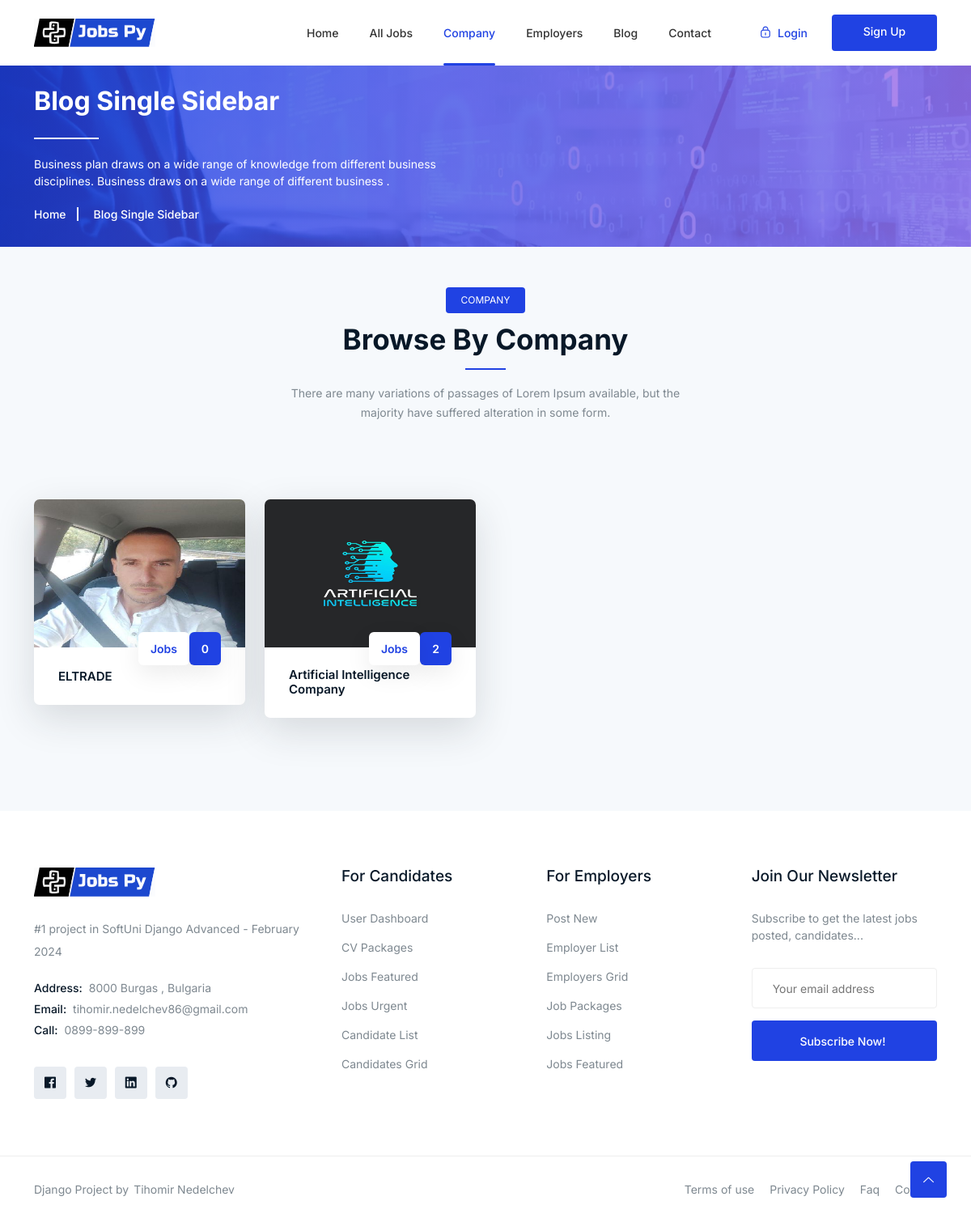
Before: /company_lsit/ with the older database file.
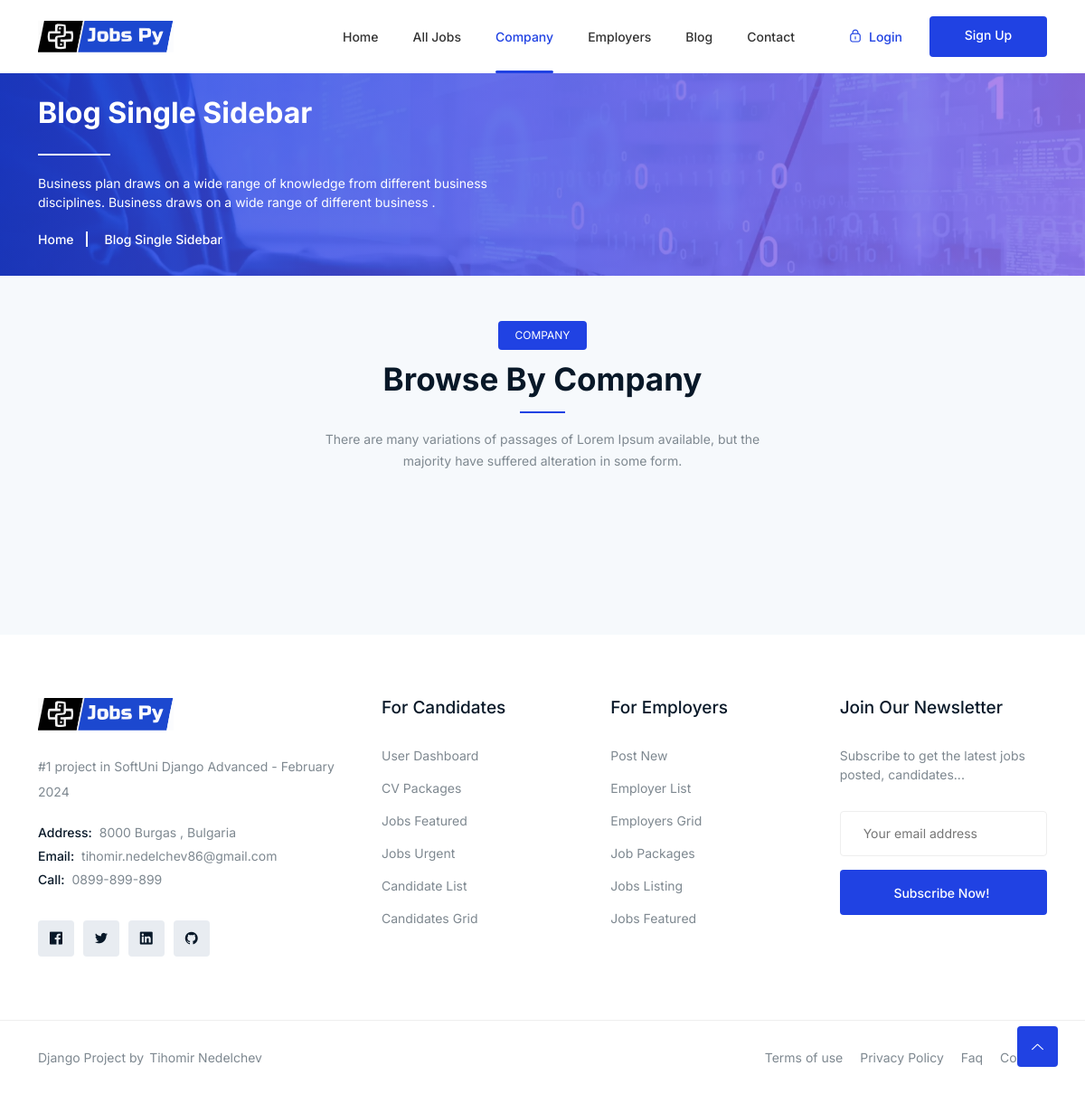
After: the same page with the newer database file.
### jobsPy/company/models.py (models this page shows, shortened)
class CompanyProfile(models.Model):
    user = models.OneToOneField(UserModel, on_delete=models.CASCADE, related_name="company")
    name = models.CharField(max_length=40)
    description = models.TextField(null=True, blank=True)
    location = models.CharField(max_length=40)
    email = models.EmailField(max_length=254, null=False, blank=False)
    image = models.ImageField(
        null=True, blank=True, upload_to="company/image")
    website_url = models.URLField(max_length=200)

### jobsPy/accounts/models.py (models this page shows)
class Account(AbstractBaseUser, PermissionsMixin):
    username = None
    ROLE_CHOICES = (
        ('jobseeker', 'Job Seeker'),
        ('company', 'Company'),
    )
    role = models.CharField(max_length=10, choices=ROLE_CHOICES)
    date_joined = models.DateTimeField(auto_now_add=True)
    last_login = models.DateTimeField(auto_now_add=True)
    email = models.EmailField(max_length=100, unique=True, null=False, blank=False)
    USERNAME_FIELD = 'email'
    EMAIL_FIELD = 'email'
    REQUIRED_FIELDS = []
    objects = AccountModel()
    is_staff = models.BooleanField(default=False)

### jobsPy/jobs/models.py (models this page shows, shortened)
class Job(models.Model):
    user = models.ForeignKey(UserModel,  on_delete=models.CASCADE)
    title = models.CharField(max_length=300)
    slug = models.SlugField(allow_unicode=True, max_length=100, unique=True)
    category = models.ForeignKey(Category,  on_delete=models.CASCADE)
    seniority = models.ForeignKey(Seniority, on_delete=models.SET_NULL, blank=True, null=True)
    description = models.TextField()
    job_image = models.ImageField(null=True, blank=True, upload_to="jobs/image", default="images/default/default.jpg")
    vacancy = models.IntegerField(null=True, blank=True)
    location = models.CharField(max_length=300,)
    job_type = models.CharField(choices=JOB_TYPE, max_length=10)
    salary = models.CharField(max_length=30, blank=True)
    deadline = models.DateField()
    is_published = models.BooleanField(default=True)
    is_closed = models.BooleanField(default=False)
    created_at = models.DateTimeField(auto_now_add=True)
    modified_at = models.DateTimeField(auto_now=True)
    needed_skills = models.ManyToManyField(Skills, related_name="needed_skills")

### jobsPy/company/views.py (the view)
# urls.py: path('company_lsit/', AllCompany.as_view(), name="all_company"),
class AllCompany(ListView):
    model = CompanyProfile
    template_name = "company/company.html"

### templates/company/company.html (shortened to what this page needs)
{% extends 'base.html' %}
{% load static %}
{% block main_content %}
        <div class="breadcrumbs overlay">
        <div class="container">
            <div class="row">
                <div class="col-12">
                    <div class="breadcrumbs-content">
                        <h1 class="page-title">Blog Single Sidebar</h1>
                        <p>Business plan draws on a wide range of knowledge from different business<br> disciplines.
                            Business draws on a wide range of different business .</p>
                    </div>
                    <ul class="breadcrumb-nav">
                        <li><a href="index.html">Home</a></li>
                        <li>Blog Single Sidebar</li>
                    </ul>
                </div>
            </div>
        </div>
    </div>
    <section class="job-category style2 section">
        <div class="container">
            <div class="row">
                <div class="col-12">
                    <div class="section-title">
                        <span class="wow fadeInDown" data-wow-delay=".2s">Company</span>
                        <h2 class="wow fadeInUp" data-wow-delay=".4s">Browse by Company</h2>
                        <p class="wow fadeInUp" data-wow-delay=".6s">There are many variations of passages of Lorem
                            Ipsum available, but the majority have suffered alteration in some form.</p>
                    </div>
                </div>
            </div>
            <div class="cat-head">
                <div class="row">
                    {% for company in object_list %}
                    <div class="col-lg-3 col-md-6 col-12">
                        <a href="{% url 'company-details' company.pk %}" class="single-cat wow" data-wow-delay=".4s">
                            <div class="top-side">
        {% if company.image %}
          <img src="{{ company.image.url }}" alt="{{ company.name }} Image">
            {% else %}
            <img src="{% static 'images/jobs/category-2.jpg' %}" alt="{{ company.name }} Image">
        {% endif %}
                            </div>
                            <div class="bottom-side">
                                <span class="available-job2">Jobs</span><span class="available-job">{{ company.user.job_set.all|length }}</span>
                                <h3>{{ company.name }}</h3>
                            </div>
                        </a>
                    </div>
                    {% endfor %}
                </div>
            </div>
        </div>
    </section>
{% endblock %}

### templates/base.html (shortened to what this page needs)
{% load static %}
<!DOCTYPE html>
<html class="no-js" lang="zxx">
<head>
    <link rel="stylesheet" href="{% static '/css/bootstrap.min.css' %}" />
    <link rel="stylesheet" href="{% static '/css/LineIcons.2.0.css' %}" />
    <link rel="stylesheet" href="{% static '/css/animate.css' %}" />
    <link rel="stylesheet" href="{% static '/css/tiny-slider.css' %}" />
    <link rel="stylesheet" href="{% static '/css/glightbox.min.css' %}" />
    <link rel="stylesheet" href="{% static '/css/main.css' %}" />
    <link rel="stylesheet" href="{% static '/css/flaticon.css' %}" />
</head>
<body>
    <header class="header style4">
        <div class="navbar-area">
            <div class="container">
                <div class="row align-items-center">
                    <div class="col-lg-12">
                        <nav class="navbar navbar-expand-lg">
                            <a class="navbar-brand logo" href="{% url 'index' %}">
                                <img class="logo1" src="{% static '/images/logo/logo.svg'%}" alt="Logo" />
                            </a>
                            <div class="collapse navbar-collapse sub-menu-bar" id="navbarSupportedContent">
                                <ul id="nav" class="navbar-nav ml-auto">
                                    <li class="nav-item">
                                        <a class="{% if request.resolver_match.url_name == 'index' %}active{% endif %}" href="{% url 'index' %}">Home</a>
                                    </li>
                                    <li class="nav-item "><a class="{% if request.resolver_match.url_name == 'all-jobs' %}active{% endif %}" href="{% url 'all-jobs' %}">All Jobs</a>
                                    </li>
                                    <li class="nav-item"><a class="{% if request.resolver_match.url_name == 'all_company' %}active{% endif %}" href="{% url 'all_company' %}">Company</a>
                                    </li>
                                    <li class="nav-item"><a class="{% if request.resolver_match.url_name == 'all-employees' %}active{% endif %}" href="{% url 'all-employees' %}">Employers</a></li>
                                    <li class="nav-item"><a href="{% url 'blog-list' %}">Blog</a>
                                    </li>
                                    <li class="nav-item"><a class="{% if request.resolver_match.url_name == 'contact' %}active{% endif %}" href="{% url 'contact' %}">Contact </a> </li>
                                </ul>
                            </div>
                            <div class="button">
                                {% if user.is_authenticated %}
                                {% if user.company.image %}
                                    <a href="{% url 'login_redirect_dashboard' %} "><img class="user-profile-small" src="{{ user.company.image.url }}" alt="Logo"></a>
                                {% elif user.jobseeker.profile_picture %}
                                    <a href="{% url 'login_redirect_dashboard' %} "><img class="user-profile-small" src="{{ user.jobseeker.profile_picture.url }}" alt="Logo"></a>
                                {% else %}
                                    <div class="text-center align-center"  style="align-items:center !important;justify-content:center !important;background-color: black;width: 50px;height: 50px;border-radius: 50px; margin-right: 20px">
                                    <a href="{% url 'login_redirect_dashboard' %}" style="padding-top: 10%; color: white; font-size: 25px" >{{ user.email.0 }}</a>
                                    </div>
                                {% endif %}
                                    <a href="{% url 'sing-out' %}"  class="login"><i class="lni lni-lock-alt"></i> Logout</a>
                                {% else %}
                                <a href="{% url 'login' %}"   class="login"><i
                                        class="lni lni-lock-alt"></i> Login</a>
                                <a href="{% url 'registration' %}"  class="btn">Sign Up</a>
                                {% endif %}
                            </div>
                        </nav>
                    </div>
                </div>
            </div>
        </div>
    </header>
{% block main_content %}
{% endblock %}
    <footer class="footer">
        <div class="footer-middle">
            <div class="container">
                <div class="row">
                    <div class="col-lg-4 col-md-6 col-12">
                        <div class="f-about single-footer">
                            <div class="logo">
                                <a href="index.html"><img src="{% static '/images/logo/logo.svg'%}" alt="Logo"></a>
                            </div>
                            <p>#1 project in SoftUni Django Advanced - February 2024</p>
                            <ul class="contact-address">
                                <li><span>Address:</span> 8000 Burgas , Bulgaria </li>
                                <li><span>Email:</span> tihomir.nedelchev86@gmail.com</li>
                                <li><span>Call:</span> 0899-899-899</li>
                            </ul>
                            <div class="footer-social">
                                <ul>
                                    <li><a href="https://bg-bg.facebook.com/tihomir.nedelchev" target="_blank"><i class="lni lni-facebook-original"></i></a></li>
                                    <li><a href="#"><i class="lni lni-twitter-original"></i></a></li>
                                    <li><a href="https://www.linkedin.com/in/tihomir-nedelchev/" target="_blank"><i class="lni lni-linkedin-original"></i></a></li>
                                    <li><a href="https://github.com/Nedelchev86" target="_blank"><i class="lni lni-github-original"></i></a></li>
                                </ul>
                            </div>
                        </div>
                    </div>
                    <div class="col-lg-8 col-12">
                        <div class="row">
                            <div class="col-lg-4 col-md-6 col-12">
                                <div class="single-footer f-link">
                                    <h3>For Candidates</h3>
                                    <ul>
                                        <li><a href="#">User Dashboard</a></li>
                                        <li><a href="#">CV Packages</a></li>
                                        <li><a href="#">Jobs Featured</a></li>
                                        <li><a href="#">Jobs Urgent</a></li>
                                        <li><a href="#">Candidate List</a></li>
                                        <li><a href="#">Candidates Grid</a></li>
                                    </ul>
                                </div>
                            </div>
                            <div class="col-lg-4 col-md-6 col-12">
                                <div class="single-footer f-link">
                                    <h3>For Employers</h3>
                                    <ul>
                                        <li><a href="#">Post New</a></li>
                                        <li><a href="#">Employer List</a></li>
                                        <li><a href="#">Employers Grid</a></li>
                                        <li><a href="#">Job Packages</a></li>
                                        <li><a href="#">Jobs Listing</a></li>
                                        <li><a href="#">Jobs Featured</a></li>
                                    </ul>
                                </div>
                            </div>
                            <div class="col-lg-4 col-md-6 col-12">
                                <div class="single-footer newsletter">
                                    <h3>Join Our Newsletter</h3>
                                    <p>Subscribe to get the latest jobs posted, candidates...</p>
                                    <form action="mail/mail.php" method="get" target="_blank" class="newsletter-inner">
                                        <input name="EMAIL" placeholder="Your email address" class="common-input"
                                            onfocus="this.placeholder = ''"
                                            onblur="this.placeholder = 'Your email address'" required="" type="email" autocomplete="email">
                                        <div class="button">
                                            <button class="btn">Subscribe Now! </button>
                                        </div>
                                    </form>
                                </div>
                            </div>
                        </div>
                    </div>
                </div>
            </div>
        </div>
        <div class="footer-bottom">
            <div class="container">
                <div class="inner">
                    <div class="row">
                        <div class="col-lg-6 col-md-6 col-12">
                            <div class="left">
                                <p>Django Project by<a href="#" rel="nofollow">Tihomir Nedelchev</a></p>
                            </div>
                        </div>
                        <div class="col-lg-6 col-md-6 col-12">
                            <div class="right">
                                <ul>
                                    <li><a href="#">Terms of use</a></li>
                                    <li><a href="#"> Privacy Policy</a></li>
                                    <li><a href="#">Faq</a></li>
                                    <li><a href="#">Contact</a></li>
                                </ul>
                            </div>
                        </div>
                    </div>
                </div>
            </div>
        </div>
    </footer>
    <a href="#" class="scroll-top btn-hover">
        <i class="lni lni-chevron-up"></i>
    </a>
</body>
</html>

Changed rows visible on the page:
removed CompanyProfile: image (picture), user.job_set.all|length "0", name "ELTRADE"
removed CompanyProfile: image (picture), user.job_set.all|length "2", name "Artificial Intelligence Company"
